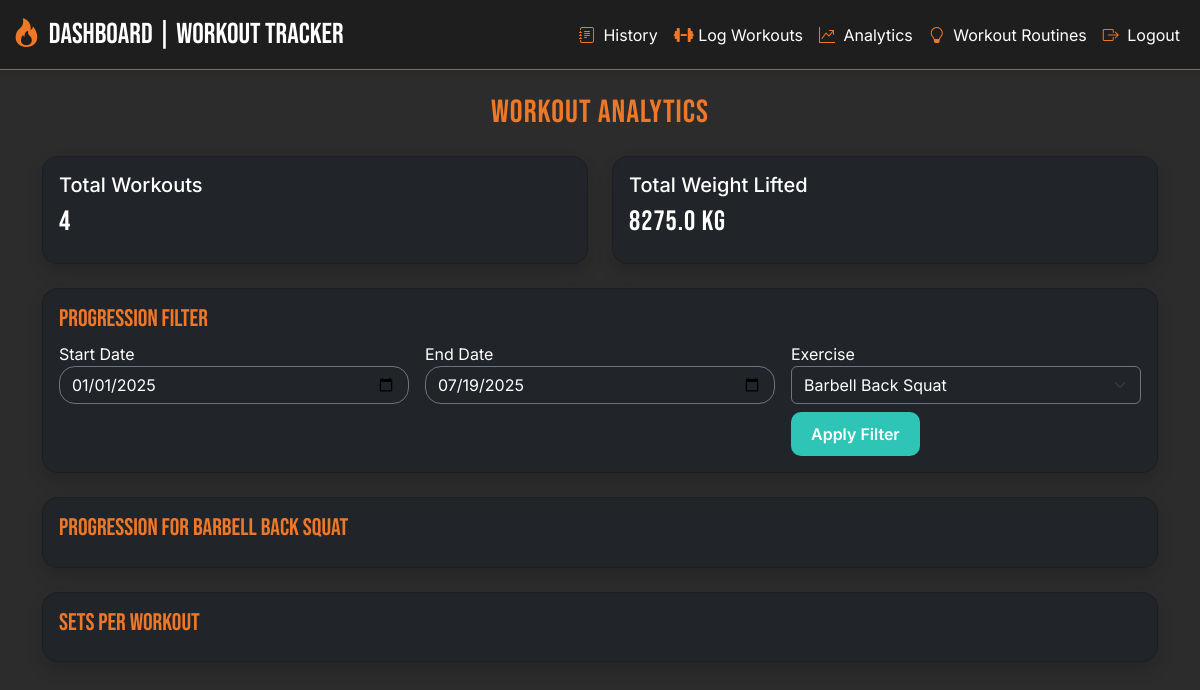
The page /analytics (signed in) on the database as committed earlier.
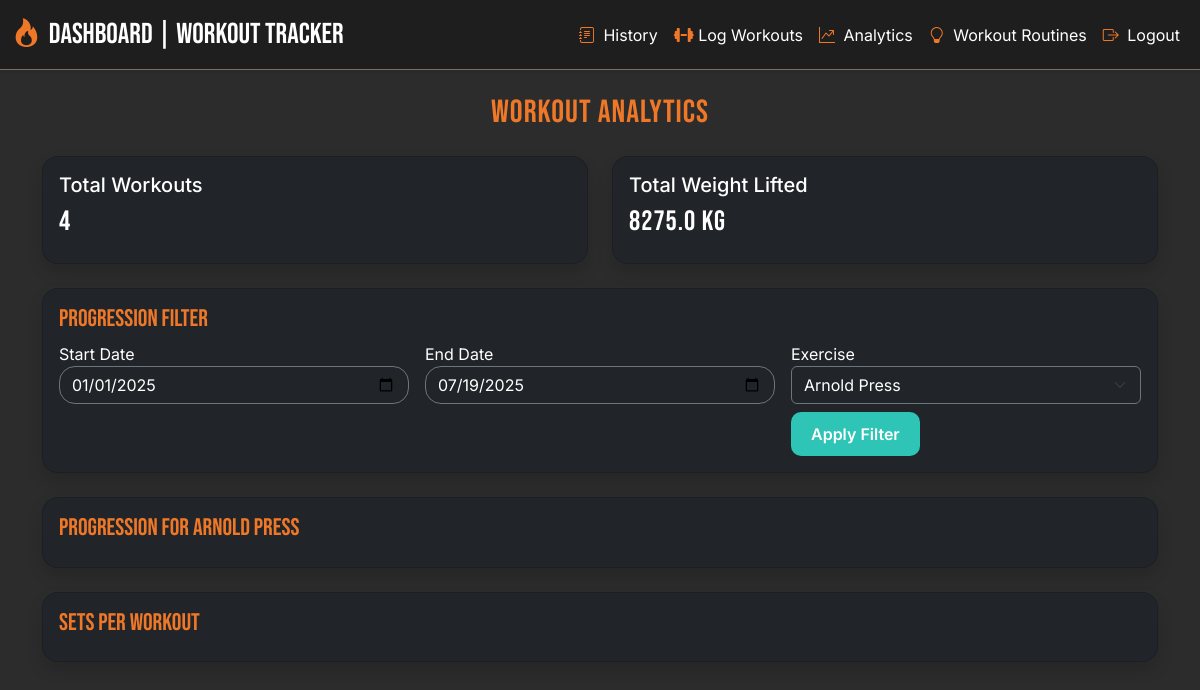
The same page on the database as committed later.
### tables this page shows
CREATE TABLE "exercises" (
	"id"	INTEGER,
	"name"	TEXT NOT NULL UNIQUE,
	"muscle_group"	TEXT NOT NULL,
	"equipment"	TEXT,
	"instruction"	TEXT,
	PRIMARY KEY("id" AUTOINCREMENT)
);

### app.py (the view, shortened to what this page needs)
@app.route('/analytics', methods=['GET', 'POST'])
def analytics():
    if 'user' not in session:
        return redirect('/login')
    user_id = session['user_id']
    if request.method == "POST":
        exercise_filter = request.form.get('exercise','')
        start_date = request.form.get('start-date', '2025-01-01')
        end_date = request.form.get('end-date', datetime.now().strftime("%Y-%m-%d"))
    else:
        exercise_filter = request.args.get('exercise','')
        start_date = request.args.get('start-date', '2025-01-01')
        end_date = request.args.get('end-date', datetime.now().strftime("%Y-%m-%d"))
    conn = sqlite3.connect('workout_tracker.db')
    c = conn.cursor()
    c.execute('''
        SELECT date, COUNT(*) as freq
        FROM workouts
        WHERE user_id = ?
        GROUP BY date
        ORDER BY date
        ''', (user_id,))
    freq_data = c.fetchall()
    progression = []
    progression = c.fetchall()
    c.execute('''
        SELECT DISTINCT name FROM exercises ORDER BY name
        ''')
    exercises = c.fetchall()
    if not exercise_filter and exercises:
        exercise_filter = exercises[0][0]
    sets_dates = [row[0] for row in freq_data]
    sets_counts = [row[1] for row in freq_data]
    prog_dates = [row[0] for row in progression]
    prog_weights = [row[1] for row in progression]
    c.execute('''
        SELECT COUNT(DISTINCT date), SUM(reps * weight)
        FROM workouts
        WHERE user_id = ?
        ''', (user_id,))
    result = c.fetchone()
    total_days = result[0] or 0
    total_weight = round(result[1] or 0, 2)
    conn.close()
    return render_template('analytics.html',total_days=total_days, total_weight=total_weight, exercises=exercises, sets_dates=sets_dates, sets_counts=sets_counts, prog_dates=prog_dates, prog_weights=prog_weights, selected_exercise=exercise_filter, start_date=start_date, end_date=end_date)

### templates/analytics.html (shortened to what this page needs)
{% extends "base.html" %}
{% block content %}
    <div class="container mt-4">
        <h2 class="text-center mb-4" style="font-family: 'Bebas Neue'; color: var(--primary);">Workout Analytics</h2>
        <div class="row g-4">
            <div class="col-md-6">
                <div class="card bg-dark text-white p-3 shadow">
                    <h5 style="color: var(--teal); font-family: 'Inter';">Total Workouts</h5>
                    <h3 style="font-family:'Bebas Neue'; color: white;">{{ total_days }}</h3>
                </div>
            </div>
            <div class="col-md-6">
                <div class="card bg-dark text-white p-3 shadow">
                    <h5 style="color: var(--teal); font-family: 'Inter';">Total Weight Lifted</h5>
                    <h3 style="font-family: 'Bebas Neue'; color: white;">{{ total_weight }} kg</h3>
                </div>
            </div>
        </div>
        <div class="card bg-dark text-white mt-4 p-3 shadow">
            <h4 style="font-family: 'Bebas Neue'; color: var(--primary);">Progression Filter</h4>
            <form method="POST" class="row g-3">
                <div class="col-md-4">
                    <label>Start Date</label>
                    <input type="date" name="start_date" class="form-control bg-dark text-white border-secondary" value="{{ start_date }}">
                </div>
                <div class="col-md-4">
                    <label>End Date</label>
                    <input type="date" name="end_date" class="form-control bg-dark text-white border-secondary" value="{{ end_date }}">
                </div>
                <div class="col-md-4">
                    <label>Exercise</label>
                    <select name="exercise" class="form-select bg-dark text-white border-secondary">
                        {% for ex in exercises %}
                            <option value="{{ ex[0] }}" {% if ex[0] == selected_exercise %}selected{% endif %}>{{ ex[0] }}</option>
                        {% endfor %}
                    </select>
                    <div class="col-12">
                        <button type="submit" class="btn btn-teal mt-2">Apply Filter</button>
                    </div>
                </div>
            </form>
        </div>
            <div class="card bg-dark text-white mt-4 p-3 shadow">
                <h4 style="font-family: 'Bebas Neue'; color: var(--primary);">Progression for {{ selected_exercise }}</h4>
            </div>
        <div class="card bg-dark text-white mt-4 p-3 shadow">
            <h4 style="font-family: 'Bebas Neue'; color: var(--primary);">Sets Per Workout</h4>
        </div>
    </div>
{% endblock %}

Rows that differ between the two databases and show on the page:
no longer on this page (row unchanged): exercises: name "Barbell Back Squat"
added exercises: name "Arnold Press"
Other text that changed with them:
form field exercise: "Barbell Back Squat" → "Arnold Press"
